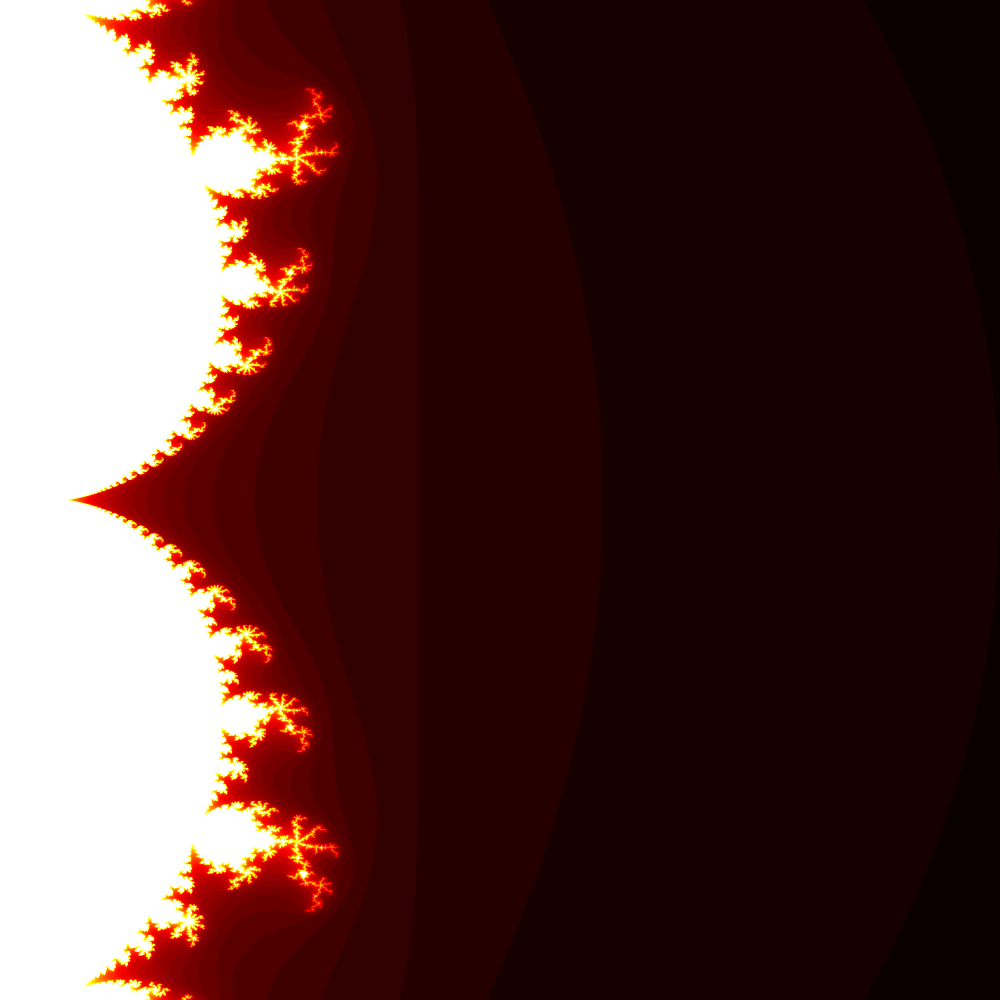

Recreate this plot in Python.
import numpy as np
import matplotlib.pyplot as plt
import imageio

m = 500
n = 500

s = 3000  # Scale.
x = np.linspace(-m / s, m / s, num=m).reshape((1, m))
y = np.linspace(-n / s, n / s, num=n).reshape((n, 1))
Z = np.tile(x, (n, 1)) + 1j * np.tile(y, (1, m))

C = np.full((n, m), 0.25 + 0.0j)
M = np.full((n, m), True, dtype=bool)
N = np.zeros((n, m))
for i in range(256):
    Z[M] = Z[M] * Z[M] + C[M]
    M[np.abs(Z) > 2] = False
    N[M] = i

imageio.imsave('julia-m.png', np.flipud(1 - M))
imageio.imsave('julia.png', np.flipud(255 - N))

# Save with Matplotlib using a colormap.
fig = plt.figure()
fig.set_size_inches(m / 100, n / 100)
ax = fig.add_axes([0, 0, 1, 1], frameon=False, aspect=1)
ax.set_xticks([])
ax.set_yticks([])
plt.imshow(np.flipud(N), cmap='hot')
plt.savefig('julia-plt.png')
plt.close()
